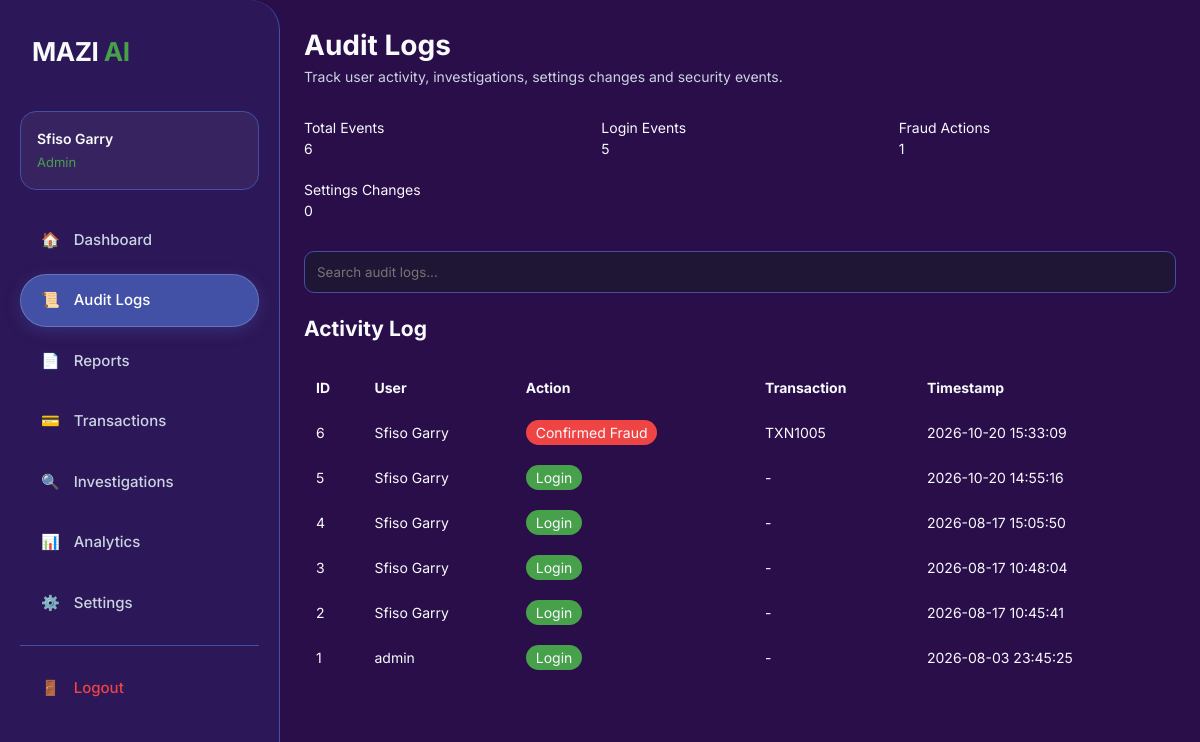
The app's page /audit-logs/ (signed in) with its own data.
### tables this page shows
CREATE TABLE users (

        id INTEGER PRIMARY KEY AUTOINCREMENT,

        username TEXT UNIQUE NOT NULL,

        email TEXT UNIQUE NOT NULL,

        password_hash TEXT NOT NULL,

        role TEXT NOT NULL DEFAULT 'Customer',

        failed_attempts INTEGER DEFAULT 0,

        account_locked INTEGER DEFAULT 0,

        last_login DATETIME,

        created_at DATETIME DEFAULT CURRENT_TIMESTAMP

         );

CREATE TABLE audit_logs (
            id INTEGER PRIMARY KEY AUTOINCREMENT,
            user_id INTEGER,
            action TEXT,
            transaction_id TEXT,
            timestamp DATETIME DEFAULT CURRENT_TIMESTAMP
        );

### routes/audit_logs.py (the view)
@audit_logs_bp.route("/")
@login_required
@role_required("Admin")
def audit_logs():
    conn = get_db_connection()
    cursor = conn.cursor()
    cursor.execute("""
        SELECT
            audit_logs.id,
            audit_logs.user_id,
            audit_logs.action,
            audit_logs.transaction_id,
            audit_logs.timestamp,
            users.username
        FROM audit_logs
        LEFT JOIN users
            ON audit_logs.user_id = users.id
        ORDER BY audit_logs.timestamp DESC
    """)
    logs = cursor.fetchall()
    cursor.execute("""
        SELECT COUNT(*) AS count
        FROM audit_logs
        WHERE action LIKE '%Login%'
    """)
    login_count = (
        cursor.fetchone()["count"]
    )
    cursor.execute("""
        SELECT COUNT(*) AS count
        FROM audit_logs
        WHERE action LIKE '%Fraud%'
    """)
    fraud_actions = (
        cursor.fetchone()["count"]
    )
    cursor.execute("""
        SELECT COUNT(*) AS count
        FROM audit_logs
        WHERE action LIKE '%Settings%'
    """)
    settings_changes = (
        cursor.fetchone()["count"]
    )
    cursor.close()
    conn.close()
    return render_template(
        "audit_logs.html",
        logs=logs,
        login_count=login_count,
        fraud_actions=fraud_actions,
        settings_changes=settings_changes
    )

### database/connection.py (called while the page is built)
def get_db_connection():
    conn = sqlite3.connect(DATABASE)
    conn.row_factory = sqlite3.Row
    return conn

### services/security.py (called while the page is built, shortened)
def login_required(func):
    @wraps(func)
    def wrapper(*args, **kwargs):
        return func(*args, **kwargs)
    return wrapper

def role_required(*roles):
    def decorator(func):
        @wraps(func)
        def wrapper(*args, **kwargs):
            user_role = session.get("role")
            return func(*args, **kwargs)
        return wrapper
    return decorator

### templates/audit_logs.html (shortened to what this page needs)
{% extends "base.html" %}
{% block content %}
<div class="page-header" style="margin-bottom:30px;">
    <h1>Audit Logs</h1>
    <p style="color:#cbd5e1;">
        Track user activity, investigations, settings changes and security events.
    </p>
</div>
<div style="
display:grid;
grid-template-columns:repeat(auto-fit,minmax(220px,1fr));
gap:20px;
margin-bottom:30px;
">
    <div class="metric-card">
        <div class="metric-title">
            Total Events
        </div>
        <div class="metric-value">
            {{ logs|length }}
        </div>
    </div>
    <div class="metric-card">
        <div class="metric-title">
            Login Events
        </div>
        <div class="metric-value">
            {{ login_count }}
        </div>
    </div>
    <div class="metric-card">
        <div class="metric-title">
            Fraud Actions
        </div>
        <div class="metric-value">
            {{ fraud_actions }}
        </div>
    </div>
    <div class="metric-card">
        <div class="metric-title">
            Settings Changes
        </div>
        <div class="metric-value">
            {{ settings_changes }}
        </div>
    </div>
</div>
<div class="table-container" style="margin-bottom:20px;">
    <input
        type="text"
        id="logSearch"
        placeholder="Search audit logs..."
        style="
        width:100%;
        padding:12px;
        border-radius:10px;
        border:1px solid #4250A6;
        background:#1e1634;
        color:white;
        "
    >
</div>
<div class="table-container">
    <h2 style="margin-bottom:20px;">
        Activity Log
    </h2>
    <table
        id="auditTable"
        style="
        width:100%;
        border-collapse:collapse;
        "
    >
        <thead>
            <tr>
                <th style="text-align:left;padding:12px;">
                    ID
                </th>
                <th style="text-align:left;padding:12px;">
                    User
                </th>
                <th style="text-align:left;padding:12px;">
                    Action
                </th>
                <th style="text-align:left;padding:12px;">
                    Transaction
                </th>
                <th style="text-align:left;padding:12px;">
                    Timestamp
                </th>
            </tr>
        </thead>
        <tbody>
        {% for log in logs %}
            <tr class="audit-row">
                <td style="padding:12px;">
                    {{ log.id }}
                </td>
                <td style="padding:12px;">
                    {{ log.username }}
                </td>
                <td style="padding:12px;">
                    {% if 'Login' in log.action %}
                        <span style="
                        background:#47A04A;
                        padding:4px 10px;
                        border-radius:20px;
                        ">
                            {{ log.action }}
                        </span>
                    {% elif 'Fraud' in log.action %}
                        <span style="
                        background:#ef4444;
                        padding:4px 10px;
                        border-radius:20px;
                        ">
                            {{ log.action }}
                        </span>
                    {% endif %}
                </td>
                <td style="padding:12px;">
                    {{ log.transaction_id or '-' }}
                </td>
                <td style="padding:12px;">
                    {{ log.timestamp }}
                </td>
            </tr>
        {% endfor %}
        </tbody>
    </table>
</div>
{% endblock %}

### templates/base.html (shortened to what this page needs)
<!DOCTYPE html>
<html lang="en">
<head>
    <link rel="stylesheet" href="{{ url_for('static', filename='css/style.css') }}">
</head>
<body>
<div class="layout">
    <aside class="sidebar">
        <div class="sidebar-logo">
            MAZI <span>AI</span>
        </div>
        {% if session.get('user_id') %}
        <div class="user-panel">
            <div class="user-name">
                {{ session.get('username', 'User') }}
            </div>
            <div class="user-role">
                {{ session.get('role', 'Customer') }}
            </div>
        </div>
        {% endif %}
        <nav>
            <a href="{{ url_for('dashboard.dashboard') }}"
                class="nav-link {% if request.endpoint == 'dashboard.dashboard' %}active{% endif %}"
            >
                <span>🏠</span>
                Dashboard
            </a>
            {% if session.get('role') == 'Admin' %}
            <a href="{{ url_for('audit_logs.audit_logs') }}" class="nav-link {% if request.endpoint == 'audit_logs.audit_logs' %}active{% endif %}">
                <span>📜</span>
                Audit Logs
            </a>
            <a href="{{ url_for('reports.reports') }}" class="nav-link {% if request.endpoint == 'reports.reports' %}active{% endif %}">
                <span>📄</span>
                Reports
            </a>
            <a href="{{ url_for('transactions.transactions_list') }}" class="nav-link {% if request.endpoint == 'transactions.transactions_list' %}active{% endif %}">
                <span>💳</span>
                Transactions
            </a>
            <a href="{{ url_for('investigations.investigations') }}" class="nav-link {% if request.endpoint == 'investigations.investigations' %}active{% endif %}">
                <span>🔍</span>
                Investigations
            </a>
            <a href="{{ url_for('analytics.analytics') }}" class="nav-link {% if request.endpoint == 'analytics.analytics' %}active{% endif %}">
                <span>📊</span>
                Analytics
            </a>
            <a href="{{ url_for('settings.settings') }}" class="nav-link {% if request.endpoint == 'settings.settings' %}active{% endif %}">
                <span>⚙️</span>
                Settings
            </a>
            {% else %}
            <a href="{{ url_for('transactions.transactions_list') }}" class="nav-link {% if request.endpoint == 'transactions.transactions_list' %}active{% endif %}">
                <span>💳</span>
                My Transactions
            </a>
            {% endif %}
            <div class="nav-divider"></div>
            <a href="{{ url_for('auth.logout') }}" class="nav-link sign-out">
                <span>🚪</span>
                Logout
            </a>
        </nav>
    </aside>
    <main class="main-content">
        {% block content %}{% endblock %}
    </main>
</div>
</body>
</html>

### static/css/style.css (style rules this page uses)
:root { --bg-base: #290E4A; --bg-surface: rgba(66, 80, 166, 0.15); --bg-border: #4250A6; --accent-blue: #4250A6; --accent-green: #47A04A; --accent-red: #ef4444; --accent-orange: #f59e0b; --text-primary: #f8fafc; --text-secondary: #cbd5e1; --sidebar-width: 280px; }
* { margin: 0; padding: 0; box-sizing: border-box; }
html { scroll-behavior: smooth; }
body { background-color: var(--bg-base); color: var(--text-primary); font-family: 'Inter', -apple-system, BlinkMacSystemFont, sans-serif; font-size: 14px; line-height: 1.5; min-height: 100vh; overflow-x: hidden; }
.layout { display: flex; min-height: 100vh; }
.sidebar { width: var(--sidebar-width); background-color: var(--bg-surface); border-right: 1px solid var(--bg-border); display: flex; flex-direction: column; padding: 32px 20px; border-top-right-radius: 30px; border-bottom-right-radius: 30px; margin-right: 20px; position: fixed; left: 0; top: 0; bottom: 0; z-index: 100; transition: all 0.3s ease; }
.sidebar-logo { font-size: 26px; font-weight: 700; margin-bottom: 40px; padding-left: 12px; letter-spacing: -0.5px; }
.sidebar-logo span { color: var(--accent-green); }
.nav-link { display: flex; align-items: center; gap: 14px; padding: 14px 20px; color: var(--text-secondary); text-decoration: none; border-radius: 30px; margin-bottom: 8px; font-weight: 500; font-size: 15px; transition: all 0.3s ease; border: 1px solid transparent; }
.nav-link:hover, .nav-link.active { background-color: var(--accent-blue); color: #ffffff; border: 1px solid rgba(255, 255, 255, 0.2); box-shadow: 0 4px 15px rgba(66, 80, 166, 0.4); }
.nav-divider { height: 1px; background-color: var(--bg-border); margin: 16px 20px; }
.nav-link.sign-out { color: var(--accent-red); }
.main-content { flex: 1; margin-left: var(--sidebar-width); padding: 24px; width: calc(100% - var(--sidebar-width)); }

### templates/base.html (style rules this page uses)
:root { --bg-base: #290E4A; --bg-surface: rgba(66, 80, 166, 0.15); --bg-border: #4250A6; --accent-blue: #4250A6; --accent-green: #47A04A; --accent-red: #ef4444; --accent-orange: #f59e0b; --text-primary: #f8fafc; --text-secondary: #cbd5e1; --sidebar-width: 280px; }
* { margin: 0; padding: 0; box-sizing: border-box; font-family: 'Inter', sans-serif; }
body { background-color: var(--bg-base); color: var(--text-primary); display: flex; min-height: 100vh; overflow-x: hidden; }
.layout { display: flex; width: 100%; }
.sidebar { width: var(--sidebar-width); background-color: var(--bg-surface); border-right: 1px solid var(--bg-border); display: flex; flex-direction: column; padding: 32px 20px; border-top-right-radius: 30px; border-bottom-right-radius: 30px; margin-right: 20px; }
.sidebar-logo { font-size: 26px; font-weight: 700; margin-bottom: 40px; padding-left: 12px; }
.sidebar-logo span { color: var(--accent-green); }
.user-panel { margin-bottom: 24px; padding: 16px; border-radius: 16px; background: rgba(255,255,255,0.05); border: 1px solid var(--bg-border); }
.user-name { font-weight: 600; margin-bottom: 4px; }
.user-role { color: var(--accent-green); font-size: 13px; }
.nav-link { display: flex; align-items: center; gap: 14px; padding: 14px 20px; color: var(--text-secondary); text-decoration: none; border-radius: 30px; margin-bottom: 8px; font-weight: 500; transition: all 0.3s ease; }
.nav-link:hover, .nav-link.active { background-color: var(--accent-blue); color: white; }
.nav-divider { height: 1px; background: var(--bg-border); margin: 16px 0; }
.sign-out { color: var(--accent-red); }
.main-content { flex: 1; padding: 24px; }

### records on screen
users: get "Sfiso Garry"
audit_logs: id "6", username "Sfiso Garry", action "Confirmed Fraud", transaction "TXN1005", timestamp "2026-10-20 15:33:09"
audit_logs: id "5", username "Sfiso Garry", action "Login", transaction_id "-", timestamp "2026-10-20 14:55:16"
audit_logs: id "4", username "Sfiso Garry", action "Login", transaction_id "-", timestamp "2026-08-17 15:05:50"
audit_logs: id "3", username "Sfiso Garry", action "Login", transaction_id "-", timestamp "2026-08-17 10:48:04"
audit_logs: id "2", username "Sfiso Garry", action "Login", transaction_id "-", timestamp "2026-08-17 10:45:41"
audit_logs: id "1", username "admin", action "Login", transaction_id "-", timestamp "2026-08-03 23:45:25"

### other values on screen
{{ session.get('role', 'Customer') }} "Admin"
{{ logs|length }} "6"
{{ login_count }} "5"
{{ fraud_actions }} "1"
{{ settings_changes }} "0"
